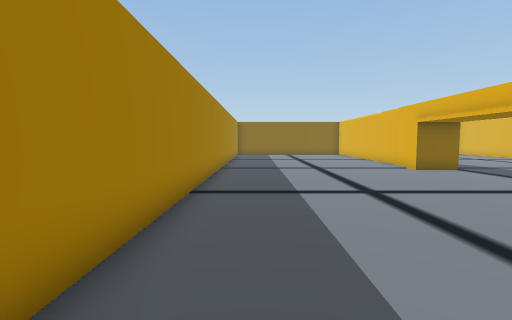
View 1 (above)

17 first-person views from a walk through a scene from a Unity 3-D project. The camera is 1.3 m above the floor, tilts 4° down and sees 85° across. The floor is counted in squares, 1 m on a side. Each view is taken from the middle of a square. On the plan, view 1 faces up. The plan holds only what a view shows up to about 13 squares ahead; the rest is blank. The place goes on beyond the plan. Some animated figures are left out.

View 2
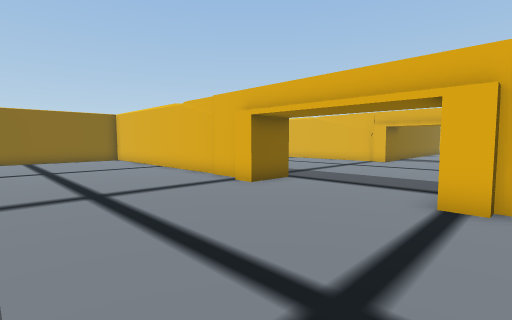

View 3
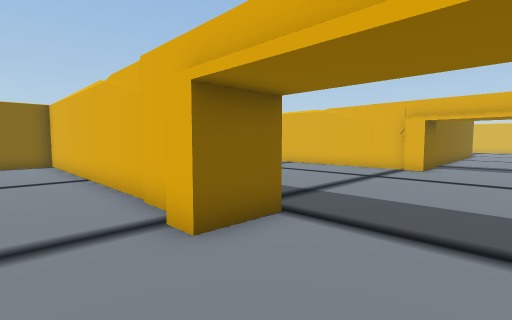

View 4
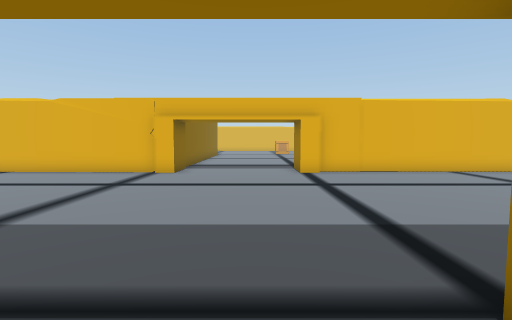

View 5
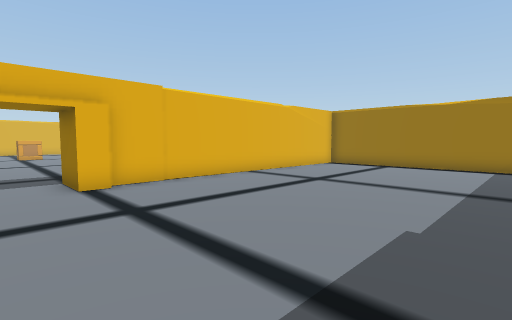

View 6
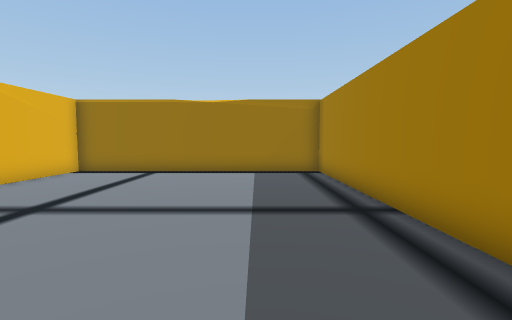

View 7
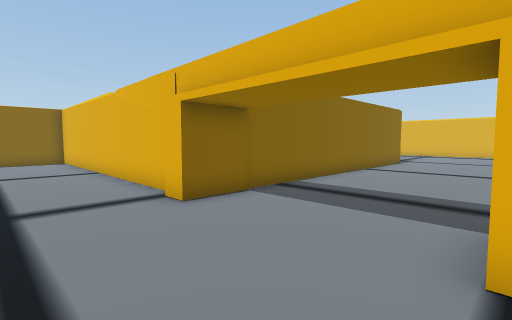

View 8
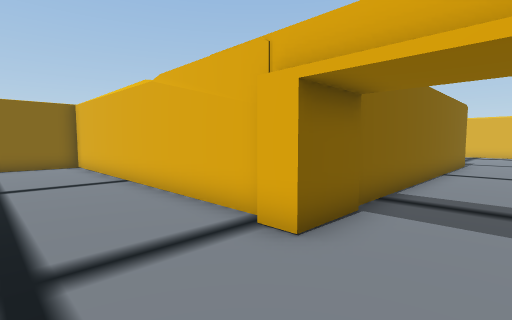

View 9
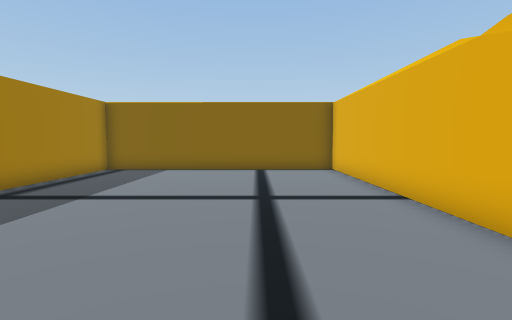

View 10
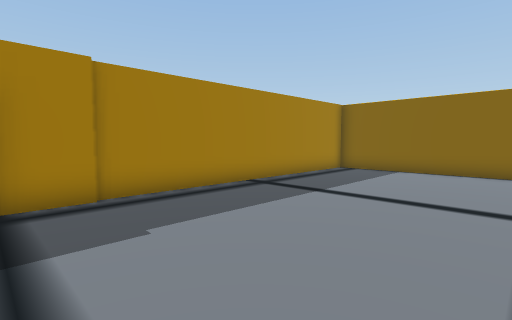

View 11
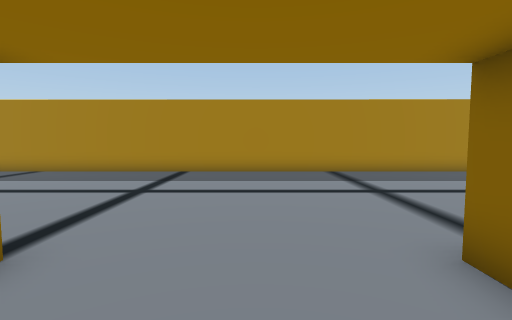

View 12
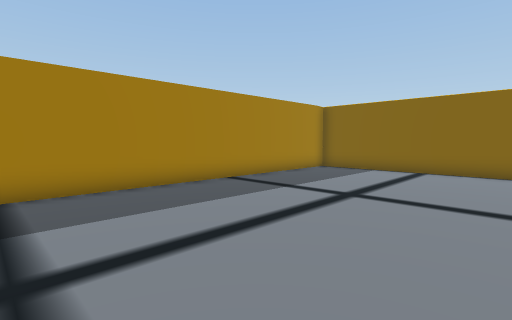

View 13
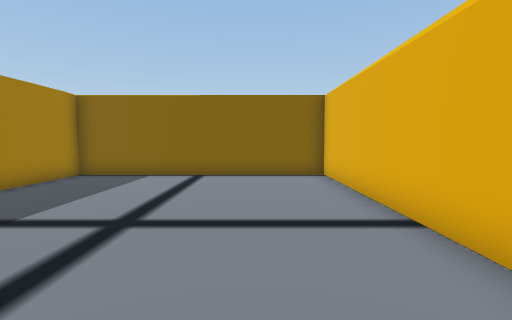

View 14
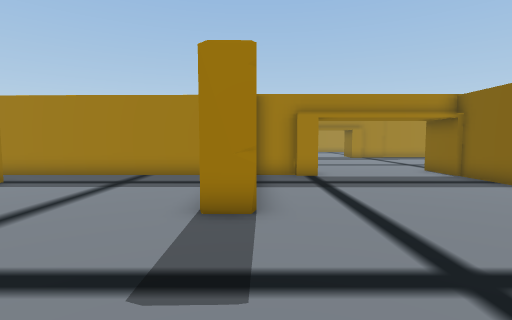

View 15
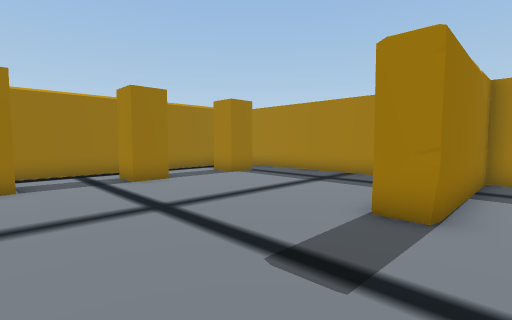

View 16
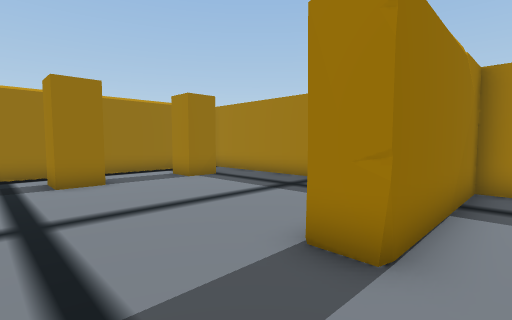

View 17
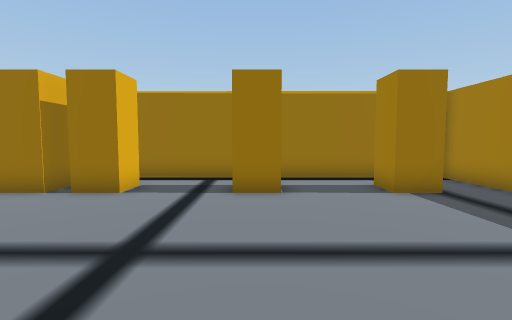

### Floor plan
Points are (right, up) in squares from view 1. A wall is a line through its corners. A room is listed if a view was taken in it or the views show most of it. See-through windows are left out.
Room 1 (views 1, 2, 3, 4, 5, 6, 7, 8, 9, 10, 11, 12, 13, 14, 15, 16, 17)
walls: (18, 6.4) (18, 7.2) (19.9, 7.2) (19.9, 6.4); (7.5, 6.5) (7, 6.5) (7, 7.2); (9, 12.2) (7, 12.2) (7, 13.1); (19.5, 6.5) (19.5, 5) (25.1, 5) (25.2, 4.6); (8.3, 3.2) (8.3, -5.8) (18.4, -5.8) (18.4, -2.1); (18.4, 13) (18.4, 25.4) (8.3, 25.4) (8.3, 14.8); (7.5, 13.4) (7.5, 25.4) (-1.7, 25.4) (-1.7, -0.8); (8.5, 14.8) (8.5, 13.2); (20, 12.2) (18, 12.2) (18, 13.1); (19.5, 3) (19.5, -5.8); (18.4, -1.6) (18.4, 6.4); (25.1, 5) (25.1, 4); (21.6, -5.8) (30.1, -5.8); (30.5, 12.4) (19.9, 12.4)
objects: other object (22, -4) to (22, -3); other object (26, -4) to (26, -3); other object (30, -4) to (30, -3)

Where each view was taken, in squares from view 1:
view 1: 0 up, 0 right, facing up
view 2: 6 up, 1 right, facing up-right
view 3: 9 up, 5 right, facing up-right
view 4: 9 up, 7 right, facing right
view 5: 9 up, 10 right, facing down-right
view 6: 6 up, 11 right, facing down
view 7: 7 up, 15 right, facing up-right
view 8: 10 up, 15 right, facing up-right
view 9: 13 up, 15 right, facing up
view 10: 13 up, 15 right, facing up-left
view 11: 10 up, 10 right, facing left
view 12: 13 up, 6 right, facing up-left
view 13: 15 up, 5 right, facing up
view 14: 5 up, 30 right, facing left
view 15: 6 up, 30 right, facing down-left
view 16: 6 up, 28 right, facing down-left
view 17: 4 up, 26 right, facing down
